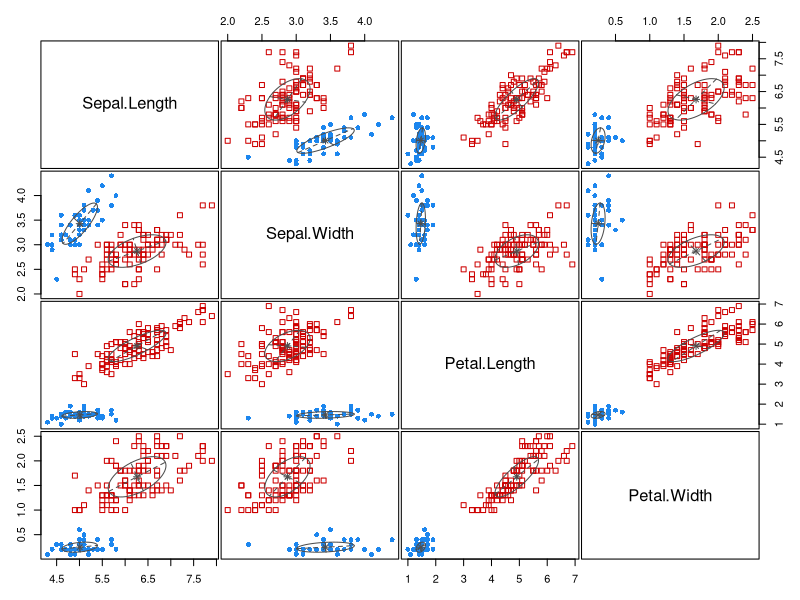

Write R code to recreate this figure.
library(mclust)

data(iris)
X <- iris[, -5]  # We exclude the species column to perform unsupervised clustering

model <- Mclust(X)
summary(model)

plot(model, what = "classification")

clusters <- model$classification  # Cluster assignments
probabilities <- model$z          # Probabilities of cluster memberships
